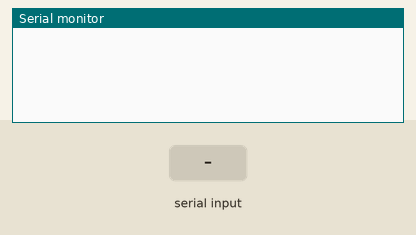
This sketch was run on a simulated Arduino Uno, built with avr-gcc and run on an emulated ATmega328P. Shown: the last lines printed to the serial monitor. The test bench sets the inputs (shaded band).

Above: at 1.2 s.
1.3 s: ",*" received over Serial
At 2.1 s:
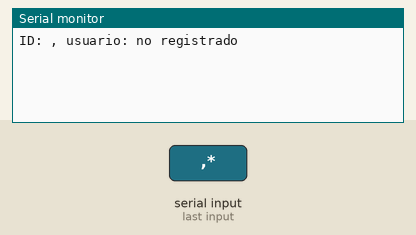
2.8 s: "1*" received over Serial
At 3.2 s:
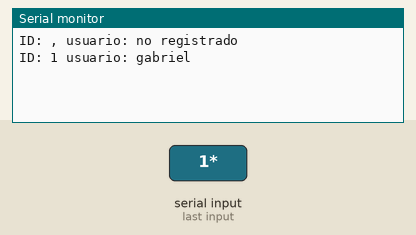
4.3 s: "0*" received over Serial
At 5.5 s:
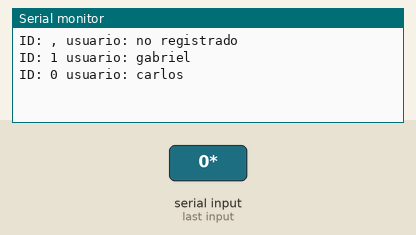
5.8 s: "2*" received over Serial
At 6.7 s:
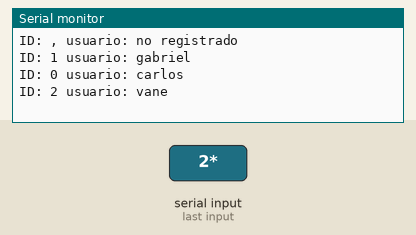

Measured:
- after the input at 1.3 s, the serial monitor: prints a new line at once (image 1)
- after the input at 2.8 s, the serial monitor: prints a new line at once (image 2)
- after the input at 4.3 s, the serial monitor: prints a new line at once (image 3)
- after the input at 5.8 s, the serial monitor: prints a new line at once (image 4)

The sketch:

extraccionUsuarios.ino
```cpp
String texto="0000carlos,0001gabriel,0002vane,0100gaby,0300chuy,";

void setup()
{
 Serial.begin(115200);
}

void loop()
{
  if(Serial.available())
  {
    String mensaje=Serial.readStringUntil('*');
    Serial.print("ID: "+String(mensaje));
    int longitud = mensaje.length();
    if(longitud<4)
    {
      int lugares=4-longitud;
      for(int i=0;i<lugares;i++)
      {
        mensaje="0"+mensaje;
      }
    }
    int indice=texto.indexOf(mensaje);
    if(indice<0)
    {
      Serial.println(" usuario: no registrado");
    }
    else
    {
    int indiceF=texto.indexOf(",",indice);
    String usuario=texto.substring(indice+4,indiceF);
    Serial.print(" usuario: ");
    Serial.println(usuario);
    }
  }
}
```
